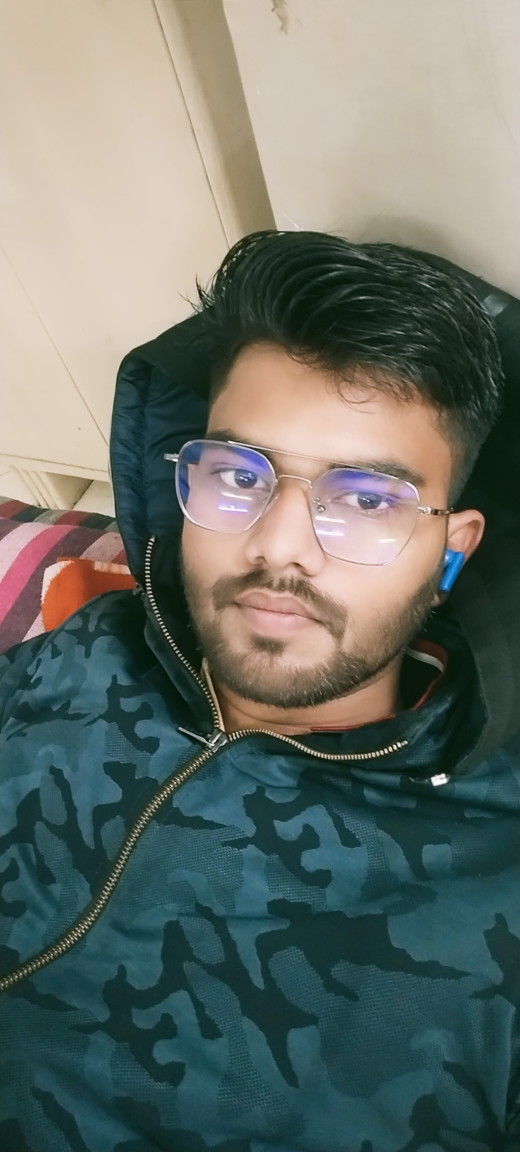
#> input picture numpy/IMG20240121192350.jpg, 2080 x 4608 px (shown at 1/4 size)
$ jupyter execute learn_numpy_day_4.ipynb
#> lines starting #> are read from the running program, lines starting #| are printed output that depends on the picture
[cell 1]
import numpy as np

[cell 2]
# plotting 3D graphs
# meshgrids

[cell 3]
a=np.linspace(-8,9,20)
b=np.linspace(-8,9,20)
b

[cell 4]
np.meshgrid(a,b)

[cell 5]
xx,yy=np.meshgrid(a,b)
xx

[cell 6]
import matplotlib.pyplot as plt
plt.scatter(xx,yy)
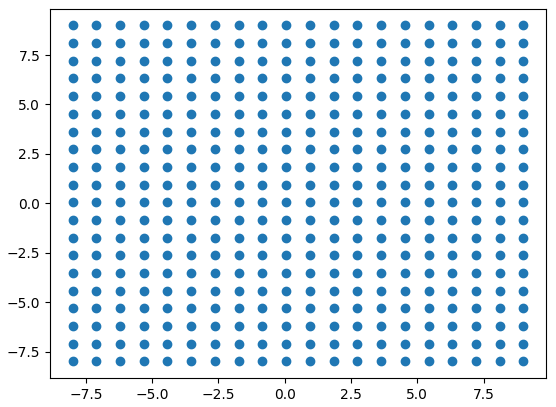
#> figure drawn by matplotlib, 1 panel

[cell 7]
def func(x,y):
     return x**2+y**2
zz=func(xx,yy)
zz

[cell 8]
import plotly.express as px
import plotly.graph_objects as go

[cell 9]
fig=px.scatter_3d()
fig.add_trace(go.Surface(x=xx,y=yy,z=zz))
fig.show()

[cell 10]
# working with random
# randint
# seed
# shuffle
# choice

[cell 11]
np.random.random((2,3,2))

[cell 12]
np.random.randint(1,100,20)

[cell 13]
np.random.seed(0)
np.random.randint(1,100,20)

[cell 14]
np.random.seed(0)
np.random.randint(1,100,20)

[cell 15]
np.random.seed(1)
np.random.randint(1,100,20)

[cell 16]
np.random.randint(1,100,20)

[cell 17]
np.random.seed(1)
np.random.randint(1,100,20)

[cell 18]
a=np.array([12,23,45,67,87])
a

[cell 19]
np.random.shuffle(a)#permenent change
a

[cell 20]
np.random.choice(a,2)#with replacement

[cell 21]
np.random.choice(a,2,replace=False)

[cell 22]
# working with images
import cv2

[cell 23]
# read the image
img=cv2.imread('IMG20240121192350.jpg')
#> img is the input picture: shape (4608, 2080, 3); mean B, G, R 105.7, 113.2, 105.9
img

[cell 24]
type(img)

[cell 25]
# show array -> shape
img.shape
#> Out = (4608, 2080, 3)

[cell 26]
# show image
plt.imshow(img)

[cell 27]
# flip
plt.imshow(np.flip(img))#both in x and y axis flip the array
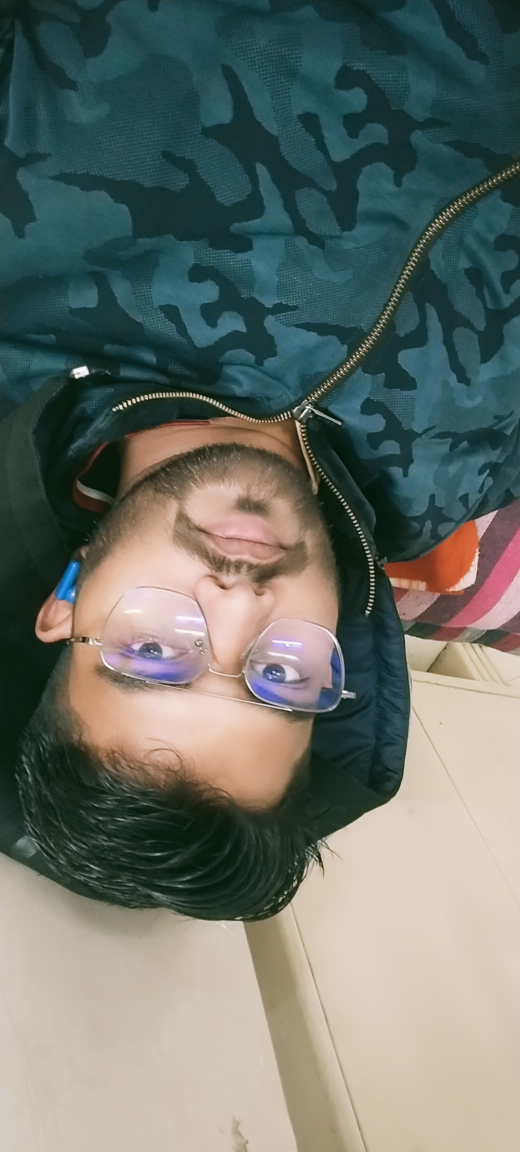
#> shown: shape (4608, 2080, 3) (shown at 1/4 size); mean R, G, B 105.9, 113.2, 105.7

[cell 28]
plt.imshow(np.flip(img,axis=0))
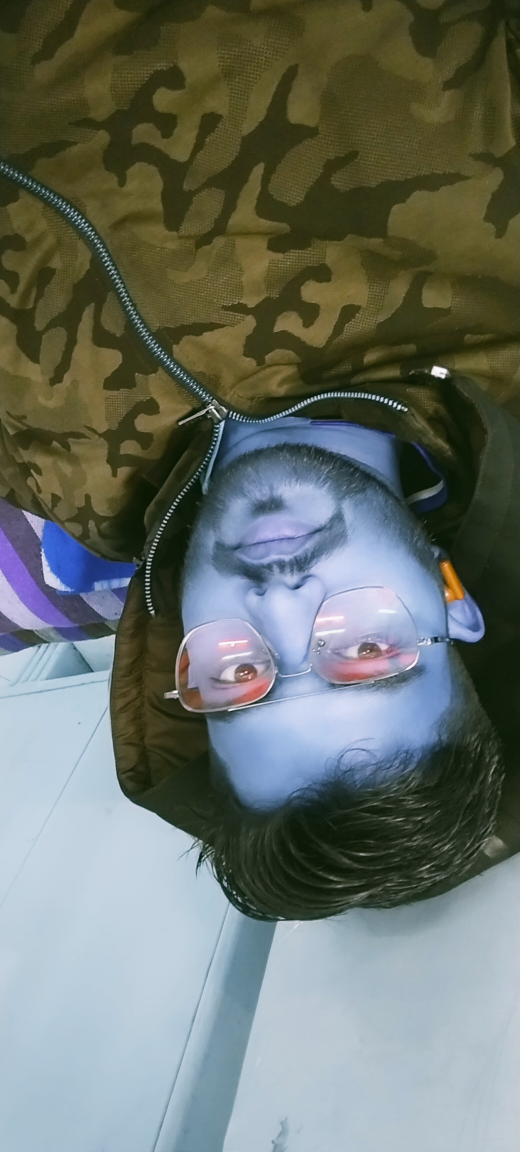
#> shown: shape (4608, 2080, 3) (shown at 1/4 size); mean R, G, B 105.7, 113.2, 105.9

[cell 29]
plt.imshow(np.flip(img,axis=1))
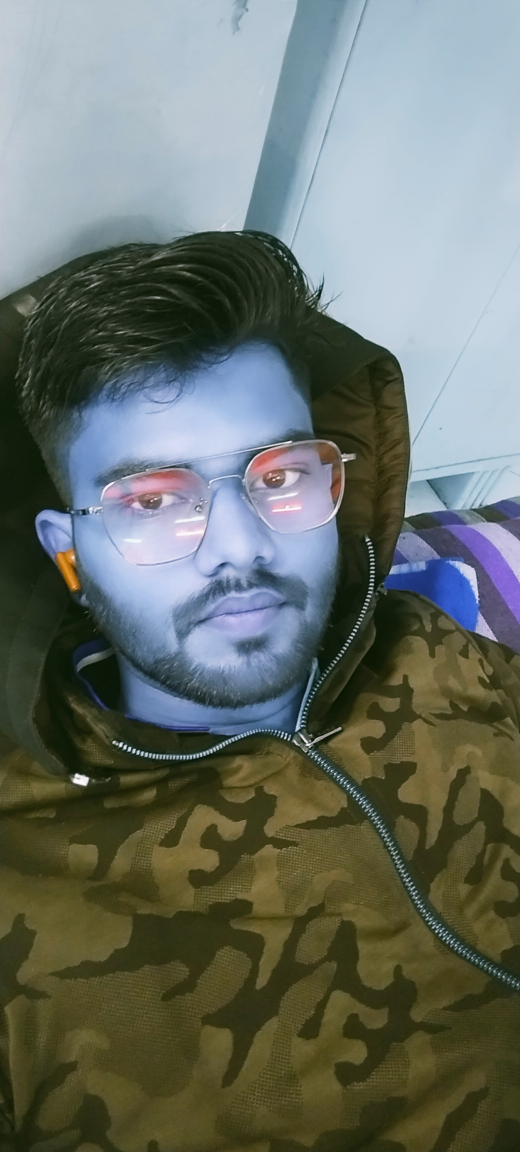
#> shown: shape (4608, 2080, 3) (shown at 1/4 size); mean R, G, B 105.7, 113.2, 105.9

[cell 30]
# clip -> fade
#reduce brightness
plt.imshow(np.clip(img,0,100))
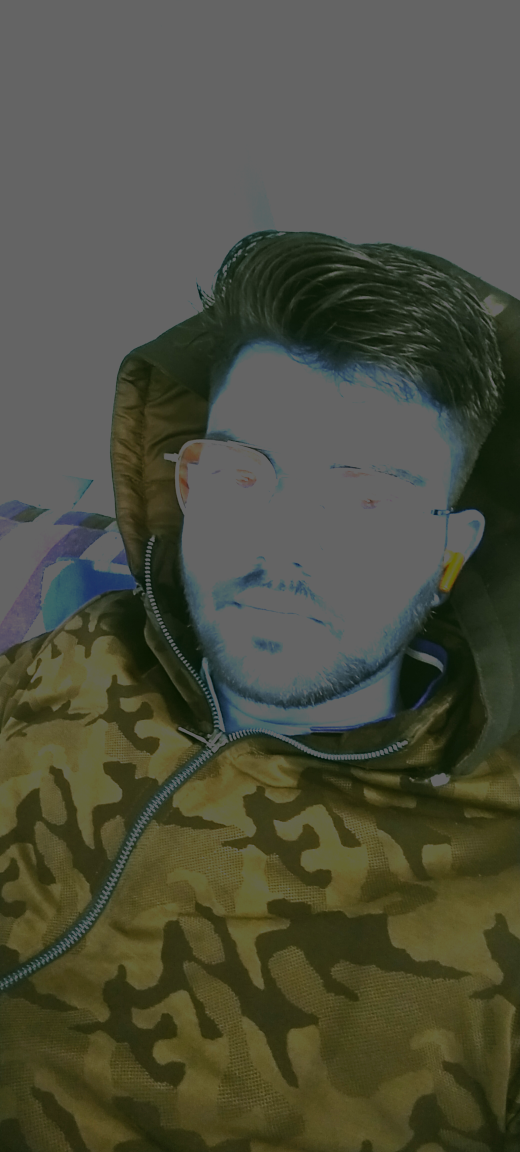
#> shown: shape (4608, 2080, 3) (shown at 1/4 size); mean R, G, B 77.2, 78.6, 62.6

[cell 31]
# negative
plt.imshow(255-img)
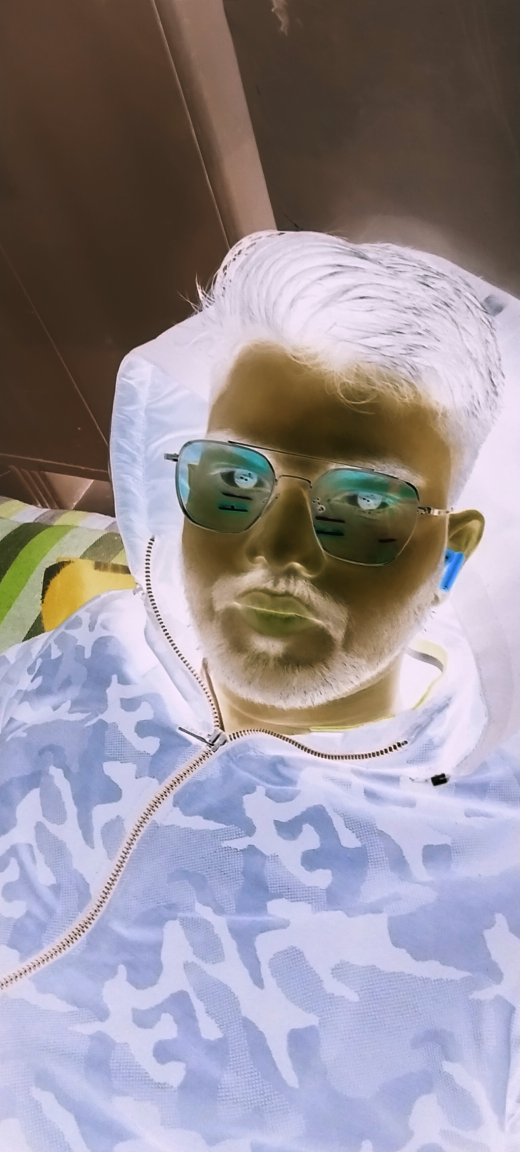
#> shown: shape (4608, 2080, 3) (shown at 1/4 size); mean R, G, B 149.3, 141.8, 149.1

[cell 32]
# trim
#crop img
plt.imshow(img[100:9000,100:900,:])
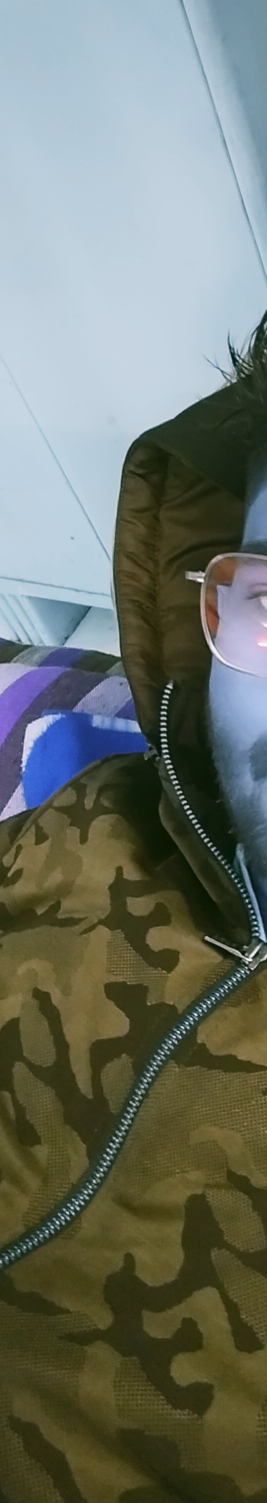
#> shown: shape (4508, 800, 3) (shown at 1/3 size); mean R, G, B 109.9, 116.4, 106.6

[cell 33]
# plot histogram
plt.hist(img.flatten(),bins=255)
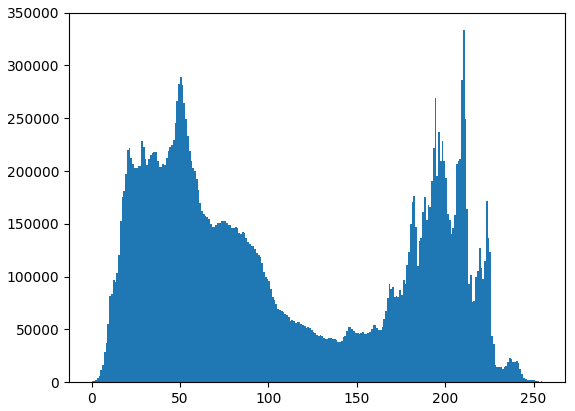
#> figure drawn by matplotlib, 1 panel; tallest bar 333426 high, from x = 210 to 211

[cell 34]
# More manipulations
# https://www.analyticsvidhya.com/blog/2021/05/

[cell 35]
#homogeneous aarays
a=np.array([1,'hello',True,1.5])
a

[cell 36]
print(type(a))
print(type(a[0]))
print(type(a[1]))
print(type(a[2]))
print(type(a[3]))

[cell 37]
#a/100
#cannot divide they are string and not support another type of data

[cell 38]
# structured arrays
#hetrogeneous arrays
#faster than 2d list

[cell 39]
# name,iq,cgpa,placed
#u20 manually define
dt = np.dtype(
    [
        ('name','U20'),
        ('iq',np.int32),
        ('cgpa',np.float64),
        ('placed','U20')
    ]
)
dt

[cell 40]
stu = np.array(
    [
        ('nitish',100,6.66,'Yes'),
        ('ankit',120,8.9,'Yes'),
        ('rahul',80,7.3,'No')
    ],dtype=dt
)
stu

[cell 41]
stu[0]

[cell 42]
stu[0][0]

[cell 43]
stu[0][1]/10

[cell 44]
stu[1]

[cell 45]
stu['iq']

[cell 46]
stu['placed']

[cell 47]
stu['cgpa']

[cell 48]
# save and load numpy objects
np.save('student.npy',stu)

[cell 49]
np.load('student.npy')

[cell 50]
# remaining functions
# --> np.swapaxes
# --> np.uniform
# --> np.count_nonzero
# --> np.tile
# --> np.repeat
# --> np.allclose

###`np.swapaxes(arr, axis1, axis2)`
```
Interchange two axes of an array.

Syntax : numpy.swapaxes(arr, axis1, axis2)
Parameters :
arr : [array_like] input array.
axis1 : [int] First axis.
axis2 : [int] Second axis.
Return : [ndarray]
```

[cell 51]
#Example
x=np.array([[1,2,3],[4,5,6]])
print(x)
print(x.shape)
print("swapped")
x_swapped=np.swapaxes(x,0,1)
print(x_swapped)
print(x_swapped.shape)

Note: It is not same as reshaping.

[cell 52]
x_reshaped=x.reshape(3,2)
print(x_reshaped)

###`numpy.random.uniform(low=0.0, high=1.0, size=None)`
Draw samples from a uniform distribution in rangge [low - high); high not included.
https://numpy.org/doc/stable/reference/random/generated/numpy.random.uniform.html
```
Syntax : numpy.random.uniform(low, high, size=None)
            low -> lower bound of sample; default value is 0
            high -> uper bound of sample; defalut value is 1.0
            size -> shape of the desired sample. If the given shape is, e.g., (m, n, k), then m * n * k samples are drawn.

Return : Return the random samples as numpy array.
```
When ever we need to test our model on uniform data and we might not get truly uniform data in real scenario, we can use this function to randomly generate data for us.

[cell 53]
#Example:
uniform=np.random.uniform(0,11,10)
print(uniform)

[cell 54]
#Example:
import matplotlib.pyplot as plt
# Using uniform() method
np.random.seed(1)
uniform=np.random.uniform(-5,10,1000)
plt.hist(uniform,bins=30,density=True)
plt.show()
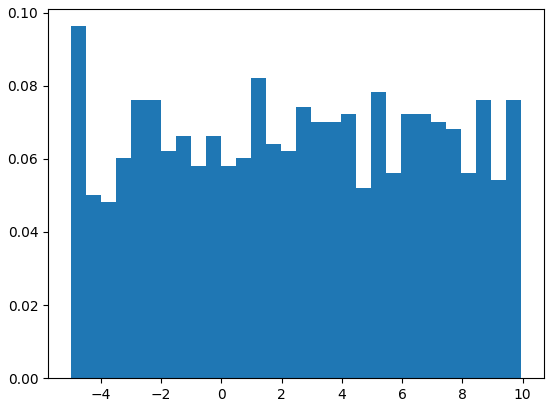
#> figure drawn by matplotlib, 1 panel; tallest bar 0.0963 high, from x = -5 to -4.5
